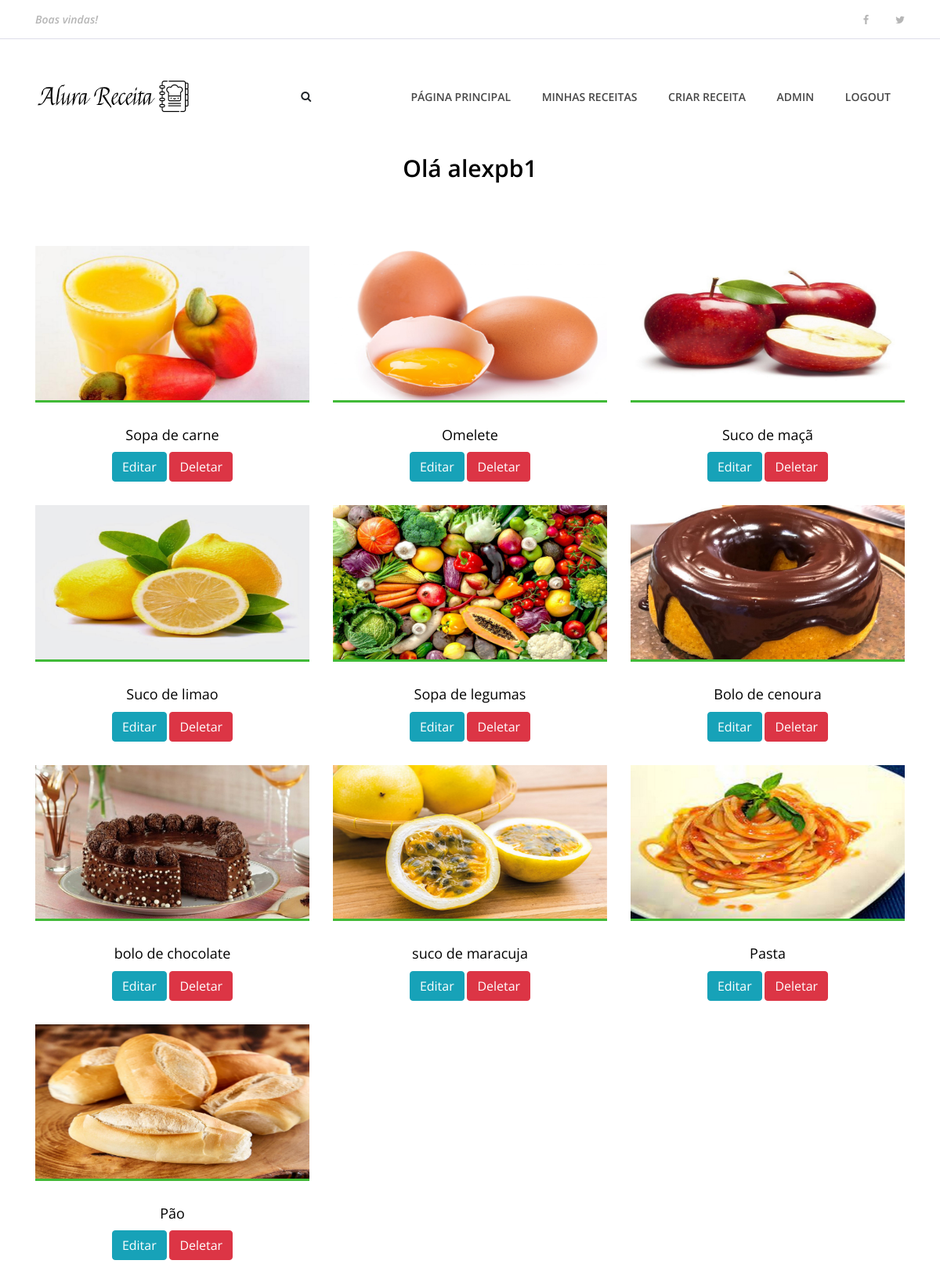
The page /usuarios/dashboard (signed in) on the database its author committed.
### AlexReceitas/apps/Receitas/models.py (models this page shows, shortened)
class Receita(models.Model):
    pessoa=models.ForeignKey(User, on_delete=models.CASCADE)
    nome_receita=models.CharField(max_length=200)
    ingredientes=models.TextField(default='')
    modo_preparo= models.TextField(default='')
    tempo_preparo=models.IntegerField(default=0)
    rendimento=models.CharField(max_length=100)
    categoria=models.CharField(max_length=100)
    date_receita=models.DateTimeField(default=datetime.now, blank=True)
    foto_receita=models.ImageField(upload_to='fotos/%d/%m/%Y',blank=True, null=True, default='0')
    publicada=models.BooleanField(default=False )

### AlexReceitas/apps/usuarios/views.py (the view)
# urls.py: path('dashboard', views.dashboard, name='dashboard'),
def dashboard(request):
    if request.user.is_authenticated:
        id=request.user.id
        receitas=Receita.objects.order_by('-date_receita').filter(pessoa=id)
        dados={
            'receitas':receitas
        }
        return render(request, 'usuarios/dashboard.html', dados)
    else:
        return redirect('index' )

### Templates/usuarios/dashboard.html (shortened to what this page needs)
{% extends 'base.html' %}
{% load static %}
{% block content %}
<body>
{% include 'partials/_menu.html' %}
<div class="contact-area section-padding-0">
    <div class="container">
        <div class="row">
            <div class="col-12">
                <div class="section-heading">
                    <h3>Olá {{ user.username }}</h3>
                </div>
            </div>
        </div>
    </div>
 </div>
    <section class="best-receipe-area">
        <div class="container">
            <div class="row">
                {% if receitas %}
                {% for receita in receitas %}
                <div class="col-12 col-sm-6 col-lg-4">
                    <div class="single-best-receipe-area mb-30">
                        {% if receita.foto_receita == '0'%}
                            <img src="{% static 'img/bg-img/foto_receita.png'%}" alt="">
                        {% else %}
                            <img src="{{receita.foto_receita.url}}" alt="">
                        {% endif %}
                            <div class="receipe-content">
                            <a href="{% url 'receita' receita.id %}">
                                <h5>{{receita.nome_receita}}</h5>
                                <a href="{% url 'edita_receita' receita.id %}" type="button" class="btn btn-info">Editar</a>
                                <a href="{% url 'deleta_receita' receita.id %}" type="button" class="btn btn-danger">Deletar</a>
                            </a>
                        </div>
                    </div>
                </div>
                {% endfor %}
                {% endif %}
            </div>
        </div>
    </section>
{% endblock %}

### static/site.css (style rules this page uses)
* { margin: 0; padding: 0; }
body { font-family: "Open Sans", sans-serif; font-size: 14px; }
h1, h2, h3, h4, h5, h6 { color: #000000; line-height: 1.3; font-weight: 600; }
a, a:hover, a:focus { -webkit-transition-duration: 500ms; transition-duration: 500ms; text-decoration: none; outline: 0 solid transparent; color: #000000; font-weight: 600; font-size: 14px; color: #474747; }
img { height: auto; max-width: 100%; }
.mb-30 { margin-bottom: 30px !important; }
.section-heading { position: relative; z-index: 1; margin-bottom: 80px; text-align: center; }
.section-heading h3 { font-size: 30px; margin-bottom: 0; }
.best-receipe-area { position: relative; z-index: 1; padding-bottom: 50px; }
.single-best-receipe-area { position: relative; z-index: 1; }
.single-best-receipe-area img { border-bottom: 3px solid #40ba37; }
.single-best-receipe-area .receipe-content { padding-top: 30px; text-align: center; }
.single-best-receipe-area .receipe-content h5 { font-size: 18px; margin-bottom: 10px; font-weight: 400; -webkit-transition-duration: 500ms; transition-duration: 500ms; }

### rows shown on the page
Receita: foto_receita (picture), nome_receita "Sopa de carne"
Receita: foto_receita (picture), nome_receita "Omelete"
Receita: foto_receita (picture), nome_receita "Suco de maçã"
Receita: foto_receita (picture), nome_receita "Suco de limao"
Receita: foto_receita (picture), nome_receita "Sopa de legumas"
Receita: foto_receita (picture), nome_receita "Bolo de cenoura"
Receita: foto_receita (picture), nome_receita "bolo de chocolate"
Receita: foto_receita (picture), nome_receita "suco de maracuja"
Receita: foto_receita (picture), nome_receita "Pasta"
Receita: foto_receita (picture), nome_receita "Pão"

### other values the page prints
{{ user.username }} "alexpb1"
